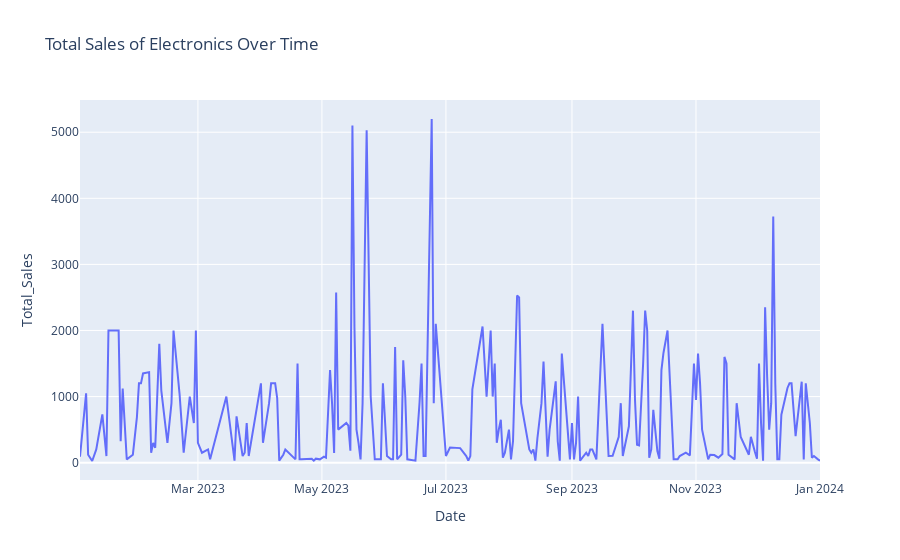

Notebook code for this chart:
### Code cell
# Plot the total sales of electronics over time
filtered_df_electronics = sales_df.loc[sales_df['Product Category'] == 'Electronics']
total_sales_prod_cat = filtered_df_electronics.groupby(by='Date').agg(Total_Sales=('Total Amount', 'sum')).reset_index()

fig = px.line(total_sales_prod_cat, x="Date", y="Total_Sales", title='Total Sales of Electronics Over Time')
fig.show()

### Figure 1 — Plotly figure (JSON) as saved in the notebook; plotly's stock layout.template omitted (floating-point values rounded to 4 significant figures; data arrays with more than 128 entries replaced by an {"elided": "..."} marker saying what was removed)
{"data": [{"hovertemplate": "Date=%{x}<br>Total_Sales=%{y}<extra></extra>", "legendgroup": "", "line": {"color": "#636efa", "dash": "solid"}, "marker": {"symbol": "circle"}, "mode": "lines", "name": "", "orientation": "v", "showlegend": false, "type": "scatter", "x": {"elided": "219 str values"}, "xaxis": "x", "y": {"elided": "219 int values"}, "yaxis": "y"}], "layout": {"legend": {"tracegroupgap": 0}, "title": {"text": "Total Sales of Electronics Over Time"}, "xaxis": {"anchor": "y", "domain": [0, 1], "title": {"text": "Date"}}, "yaxis": {"anchor": "x", "domain": [0, 1], "title": {"text": "Total_Sales"}}}}
